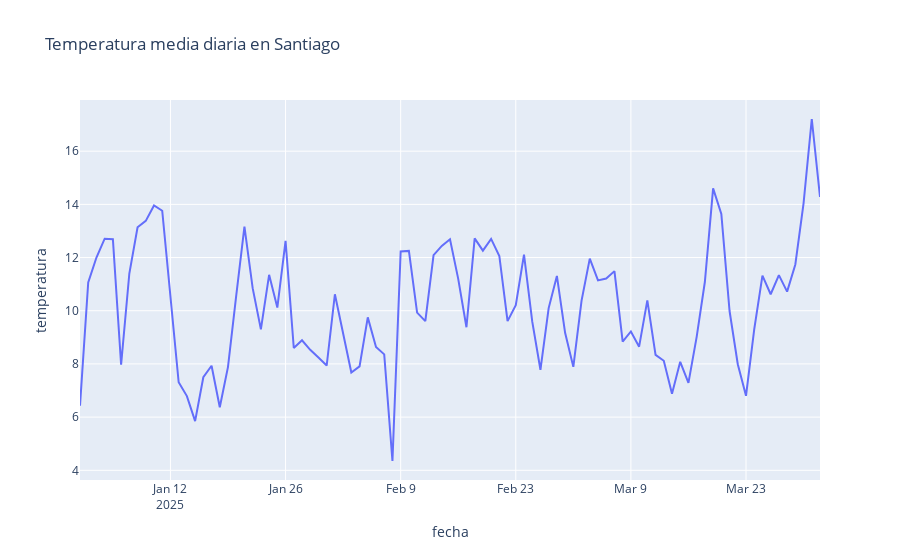
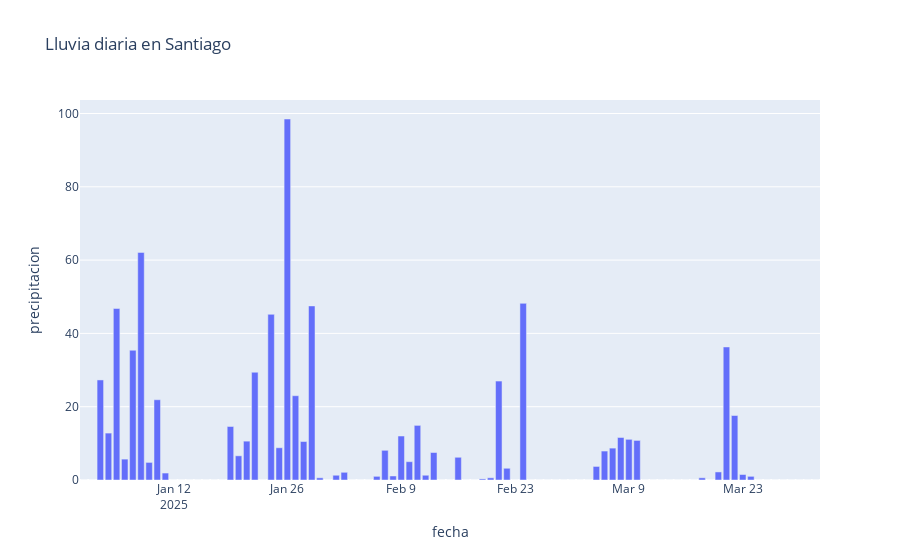
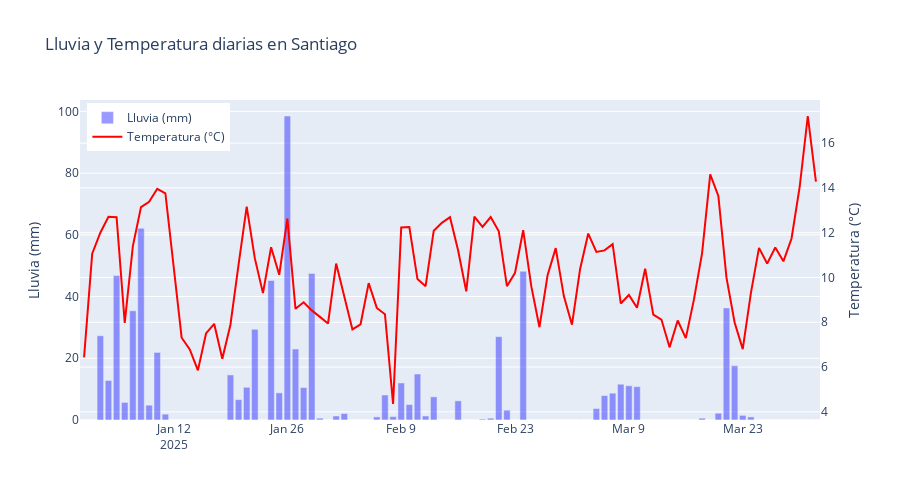
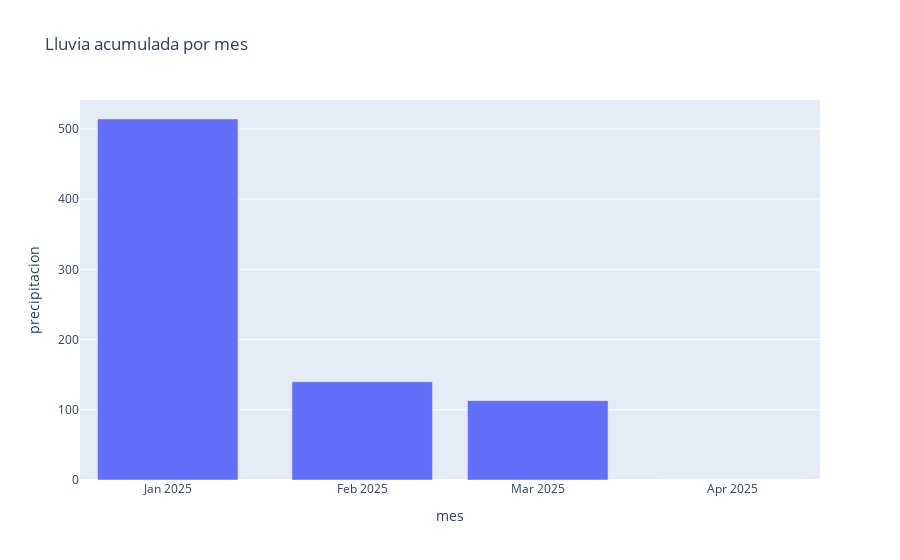

Notebook code cell kept with these figures, in order:
### Markdown cell above
## GRÁFICAS EN PLOTLY

### Code cell
# 2. Visualizaciones

# Temperatura diaria
fig_temp = px.line(df_pivot, x="fecha", y="temperatura", title="Temperatura media diaria en Santiago")
fig_temp.show()

# Lluvia diaria
fig_rain = px.bar(df_pivot, x="fecha", y="precipitacion", title="Lluvia diaria en Santiago")
fig_rain.show()

# Temperatura + lluvia juntas
fig_combo = go.Figure()
fig_combo.add_trace(go.Bar(x=df_pivot["fecha"], y=df_pivot["precipitacion"], name="Lluvia (mm)", yaxis="y", marker_color="rgba(0,0,255,0.4)"))
fig_combo.add_trace(go.Scatter(x=df_pivot["fecha"], y=df_pivot["temperatura"], name="Temperatura (°C)", yaxis="y2", mode='lines', line=dict(color="red")))

fig_combo.update_layout(
    title="Lluvia y Temperatura diarias en Santiago",
    yaxis=dict(title="Lluvia (mm)"),
    yaxis2=dict(title="Temperatura (°C)", overlaying="y", side="right"),
    legend=dict(x=0.01, y=0.99),
    height=500
)
fig_combo.show()

# Lluvia mensual
df_pivot["mes"] = df_pivot["fecha"].dt.to_period("M").astype(str)
rain_monthly = df_pivot.groupby("mes")["precipitacion"].sum().reset_index()
fig_rain_month = px.bar(rain_monthly, x="mes", y="precipitacion", title="Lluvia acumulada por mes")
fig_rain_month.update_xaxes(dtick="M1", tickformat="%b %Y")
fig_rain_month.show()

# Temperatura mensual
temp_monthly = df_pivot.groupby("mes")["temperatura"].mean().reset_index()
fig_temp_month = px.line(temp_monthly, x="mes", y="temperatura", title="Temperatura media mensual")
fig_temp_month.update_xaxes(dtick="M1", tickformat="%b %Y")
fig_temp_month.show()

# Histograma
fig_hist = px.histogram(df_pivot, x="temperatura", nbins=30, title="Distribución de temperaturas")
fig_hist.update_xaxes(dtick="M1", tickformat="%b %Y")
fig_hist.show()

# Boxplot por mes
fig_box = px.box(df_pivot, x="mes", y="temperatura", title="Boxplot mensual de temperatura")
fig_box.update_xaxes(dtick="M1", tickformat="%b %Y")
fig_box.show()
